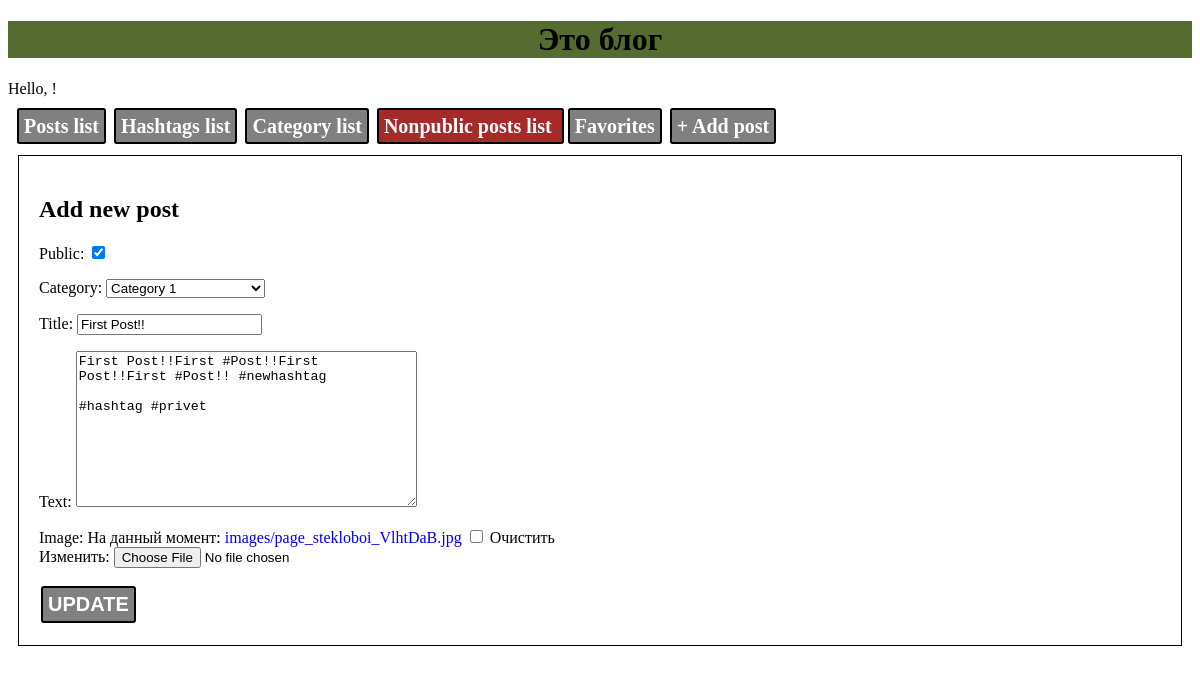
/post/edit_post/1, run on the app's committed database.
### blog/models.py (models this page shows, shortened)
class Post(models.Model):
    title = models.CharField(max_length=128)
    image = models.ImageField(upload_to='images/', null=True, blank=True)
    text = models.TextField()
    created_date = models.DateTimeField(auto_now_add=True)
    author = models.ForeignKey(User, on_delete=models.CASCADE)
    count_view = models.PositiveIntegerField(default=0)
    like = models.PositiveIntegerField(default=0)
    dislike = models.PositiveIntegerField(default=0)
    public = models.BooleanField(default=False)
    hashtags = models.ManyToManyField(Hashtag, related_name='posts')
    category = models.ForeignKey(Category, on_delete=models.CASCADE, null=True, blank=True, related_name='posts')
    favorites = models.ManyToManyField(User, related_name='favorites_posts')

class Category(models.Model):
    title = models.CharField(max_length=64)
    description = models.CharField(max_length=128)
    def __str__(self):
        return self.title

### blog/views.py (the view)
# urls.py: path('edit_post/<int:post_pk>', views.edit_post, name='edit_post'),
def edit_post(request, post_pk):
    post = Post.objects.filter(pk=post_pk).first()
    if not post:
        raise Http404('Post not found')
    if request.method == "POST":
        form = PostForm(request.POST, request.FILES, instance=post)
        if form.is_valid():
            post = form.save(commit=False)
            post.save()
            return redirect('post_detail', post_pk=post.pk)
    else:
        form = PostForm(instance=post)
    return render(request, 'blog/post_edit.html', {'form': form})

### blog/forms.py
class PostForm(forms.ModelForm):
    class Meta:
        model = Post
        fields = (
            'public',
            'category',
            'title',
            'text',
            'image'
        )

### blog/templates/blog/post_edit.html
{% extends 'blog/base.html' %}
{% block content %}
    <div style="border: 1px solid; margin: 10px; padding: 20px">
        <h2>Add new post</h2>
        <form method="POST" class="post-form" enctype="multipart/form-data">{% csrf_token %}
            {{form.as_p}}
            <button class="btn" type="submit">UPDATE</button>
        </form>
    </div>
{% endblock %}

### blog/static/css/style.css (style rules this page uses)
a { text-decoration: none; }
.btn { border: 2px solid black; border-radius: 3px; padding: 5px; background-color: gray; color: white; font-style: inherit; font-size: 20px; font-weight: bold; margin: 2px; }

### data on the page
Post: public "☑", category "Category 1", text "First Post!!First #Post!!First Post!!First #Post!! #newhashtag #hashtag #privet"
Category: title "First Post!!"
